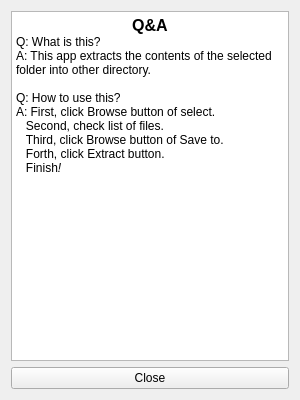
<?xml version="1.0" encoding="UTF-8"?>
<ui version="4.0">
 <class>Form</class>
 <widget class="QWidget" name="Form">
  <property name="geometry">
   <rect>
    <x>0</x>
    <y>0</y>
    <width>300</width>
    <height>400</height>
   </rect>
  </property>
  <property name="windowTitle">
   <string>How to use</string>
  </property>
  <layout class="QVBoxLayout" name="verticalLayout_2">
   <item>
    <layout class="QVBoxLayout" name="verticalLayout">
     <item>
      <widget class="QTextBrowser" name="helpText">
       <property name="html">
        <string>&lt;!DOCTYPE HTML PUBLIC &quot;-//W3C//DTD HTML 4.0//EN&quot; &quot;http://www.w3.org/TR/REC-html40/strict.dtd&quot;&gt;
&lt;html&gt;&lt;head&gt;&lt;meta name=&quot;qrichtext&quot; content=&quot;1&quot; /&gt;&lt;style type=&quot;text/css&quot;&gt;
p, li { white-space: pre-wrap; }
&lt;/style&gt;&lt;/head&gt;&lt;body style=&quot; font-family:'Gulim'; font-size:9pt; font-weight:400; font-style:normal;&quot;&gt;
&lt;p align=&quot;center&quot; style=&quot; margin-top:0px; margin-bottom:0px; margin-left:0px; margin-right:0px; -qt-block-indent:0; text-indent:0px;&quot;&gt;&lt;span style=&quot; font-size:12pt; font-weight:600;&quot;&gt;Q&amp;amp;A&lt;/span&gt;&lt;/p&gt;
&lt;p style=&quot; margin-top:0px; margin-bottom:0px; margin-left:0px; margin-right:0px; -qt-block-indent:0; text-indent:0px;&quot;&gt;Q: What is this?&lt;/p&gt;
&lt;p style=&quot; margin-top:0px; margin-bottom:0px; margin-left:0px; margin-right:0px; -qt-block-indent:0; text-indent:0px;&quot;&gt;A: This app extracts the contents of the selected folder into other directory. &lt;/p&gt;
&lt;p style=&quot;-qt-paragraph-type:empty; margin-top:0px; margin-bottom:0px; margin-left:0px; margin-right:0px; -qt-block-indent:0; text-indent:0px;&quot;&gt;&lt;br /&gt;&lt;/p&gt;
&lt;p style=&quot; margin-top:0px; margin-bottom:0px; margin-left:0px; margin-right:0px; -qt-block-indent:0; text-indent:0px;&quot;&gt;Q: How to use this?&lt;/p&gt;
&lt;p style=&quot; margin-top:0px; margin-bottom:0px; margin-left:0px; margin-right:0px; -qt-block-indent:0; text-indent:0px;&quot;&gt;A: First, click Browse button of select.&lt;/p&gt;
&lt;p style=&quot; margin-top:0px; margin-bottom:0px; margin-left:0px; margin-right:0px; -qt-block-indent:0; text-indent:0px;&quot;&gt;   Second, check list of files.&lt;/p&gt;
&lt;p style=&quot; margin-top:0px; margin-bottom:0px; margin-left:0px; margin-right:0px; -qt-block-indent:0; text-indent:0px;&quot;&gt;   Third, click Browse button of Save to.&lt;/p&gt;
&lt;p style=&quot; margin-top:0px; margin-bottom:0px; margin-left:0px; margin-right:0px; -qt-block-indent:0; text-indent:0px;&quot;&gt;   Forth, click Extract button.&lt;/p&gt;
&lt;p style=&quot; margin-top:0px; margin-bottom:0px; margin-left:0px; margin-right:0px; -qt-block-indent:0; text-indent:0px;&quot;&gt;   Finish&lt;span style=&quot; font-style:italic;&quot;&gt;!&lt;/span&gt;&lt;/p&gt;&lt;/body&gt;&lt;/html&gt;</string>
       </property>
      </widget>
     </item>
     <item>
      <widget class="QPushButton" name="helpClose">
       <property name="text">
        <string>Close</string>
       </property>
      </widget>
     </item>
    </layout>
   </item>
  </layout>
 </widget>
 <resources/>
 <connections/>
</ui>
